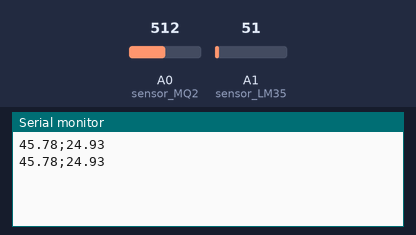
A sketch run on a simulated Arduino Uno, built with avr-gcc and run on an emulated ATmega328P. Shown: the last lines printed to the serial monitor. The inputs (shaded band) are chosen by the test bench; at power-on: A1 (sensor_LM35) = 51, A0 (sensor_MQ2) = 512.

Above: at 10.8 s.
10.9 s: A1 (sensor_LM35) set to 61
At 20.3 s:
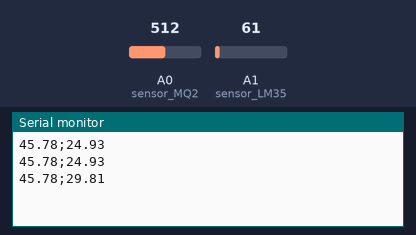
20.9 s: A0 (sensor_MQ2) set to 716
At 30.4 s:
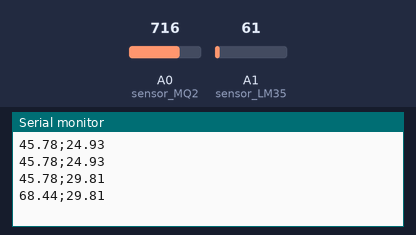
30.9 s: A1 (sensor_LM35) set to 71
At 40.4 s:
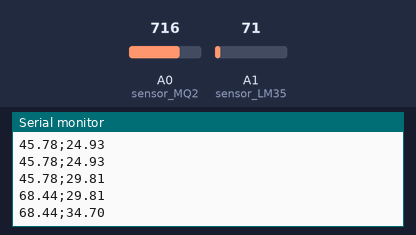
40.9 s: A0 (sensor_MQ2) set to 900
At 50.5 s:
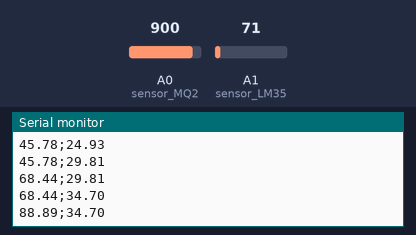
Timing chart, 0 to 51.9 s (numbered marks = the images above; inputs shaded):
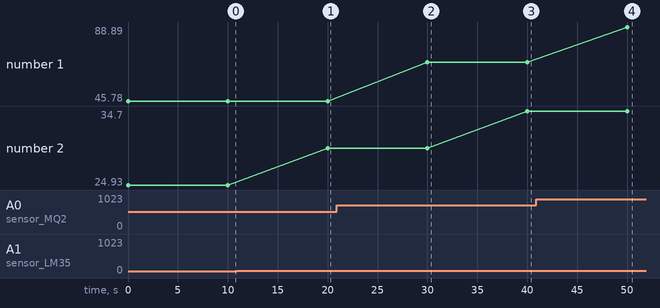

Measured:
- after the input at 10.9 s, the serial monitor: prints a new line after 9.1 s (image 1)
- after the input at 20.9 s, the serial monitor: prints a new line after 9.1 s (image 2)
- after the input at 30.9 s, the serial monitor: prints a new line after 9.1 s (image 3)
- after the input at 40.9 s, the serial monitor: prints a new line after 9.1 s (image 4)
- plotted number 1: 45.78 → 68.44 after the input at 20.9 s, 68.44 → 88.89 after the input at 40.9 s
- plotted number 2: 24.93 → 29.81 after the input at 10.9 s, 29.81 → 34.7 after the input at 30.9 s

The sketch:

Programacao_LM35_MQ2.ino
```cpp
const int sensor_MQ2 = A0; // Porta do Sensor MQ2
const int sensor_LM35 = A1; // Porta do Sensor LM35

const int min = 100; // Valores para conversão das informações do MQ2
const int max = 1000; // Valores para conversão das informações do MQ2
float valor_MQ2 = 0; // Variável onde iremos atribuir as informações vindas do sensor de Gás
float valor_LM35 = 0; // Variável onde iremos atribuir as informações vindas do sensor de Temperatura


void setup() {
  Serial.begin(9600); // Iniciando o Monitor Serial
}

void loop() {
  valor_MQ2 = analogRead(sensor_MQ2); // Atribuindo os valores do sensor de Gás
  valor_LM35 = analogRead(sensor_LM35); // Atribuindo os valores do sensor de Temperatura

  // Convertendo os valores do sensor de Gás para porcentagem
    float porcentagem_gas = ((float)(valor_MQ2 - min) / (max - min)) * 100;

  // Convertendo os valores do sensor de Temperatura para graus celsius
    float temperaturaCelsius = (valor_LM35 * 5.0 / 1023.0) / 0.01;

  // Verificando se o sensor MQ2 está funcionando corretamente
  if (porcentagem_gas < 0) {
    porcentagem_gas = 0;
  } else if (porcentagem_gas > 100) {
    porcentagem_gas = 100;
  }

  // Verificando se o sensor LM35 está funcionando corretamente
  if (temperaturaCelsius < 0){
    temperaturaCelsius = 0;
  }


  // Exibindo valores no Monitor Serial

  Serial.print(porcentagem_gas);
  Serial.print(";");
  Serial.println(temperaturaCelsius);


  // Determinando o tempo do loop
  delay(10000);
}
```
